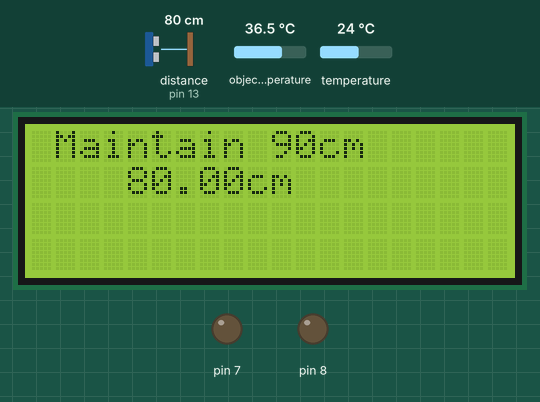
Simulated run of this sketch. Board: Arduino Uno, built with avr-gcc and run on an emulated ATmega328P. Parts: 20×4 character LCD, output pins drawn as LEDs (lit = HIGH). The test bench sets the inputs (shaded band); at power-on: distance to the obstacle (sensor on pin 13) 80 cm, object temperature 36.5 °C, temperature 24 °C.

Above: at 1.2 s.
1.3 s: distance to the obstacle (sensor on pin 13) set to 64 cm
At 2.5 s:
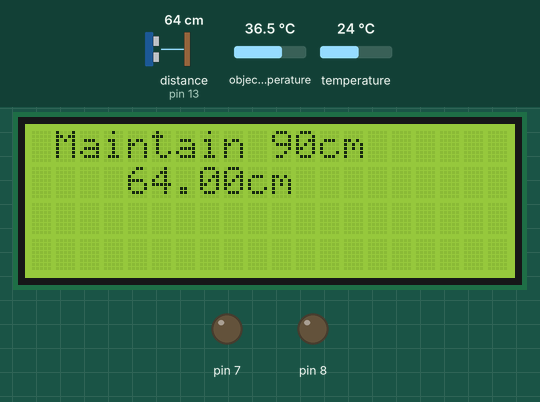
3.6 s: distance to the obstacle (sensor on pin 13) set to 54 cm
At 5.3 s:
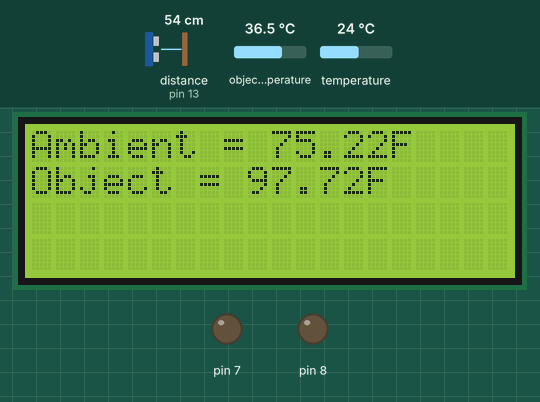
Timing chart, 0 to 6.8 s (numbered marks = the images above; inputs shaded):
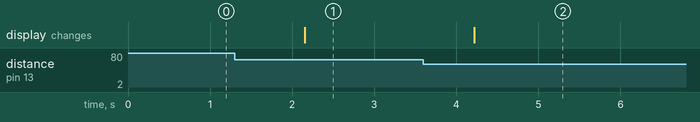

The sketch:

dist_temp.ino
```cpp
#include<UltraDistSensor.h>
#include <Wire.h>
#include <LiquidCrystal_I2C.h>
#include <Adafruit_MLX90614.h>
Adafruit_MLX90614 mlx = Adafruit_MLX90614();

LiquidCrystal_I2C lcd(0x27,20,4);

UltraDistSensor mysensor;
float reading;

void setup() {
    lcd.init();
    lcd.backlight();
    Serial.begin(9600);
    mlx.begin();
    mysensor.attach(12,13);
    pinMode(7, OUTPUT);
    pinMode(8, OUTPUT);
}

void loop()
{
    reading=mysensor.distanceInCm();
    if(reading < 60)
    {
     lcd.clear();
     lcd.setCursor(0,0);
     //lcd.print("Ambient = ");
     //lcd.print(mlx.readAmbientTempC());
     //lcd.print("*C\tObject = ");
     //lcd.print(mlx.readObjectTempC());
     //lcd.println("*C");
     lcd.print("Ambient = ");
     lcd.print(mlx.readAmbientTempF());
     lcd.print("F");
     lcd.setCursor(0,1);
     lcd.print("Object = ");
     lcd.print(mlx.readObjectTempF());
     lcd.print("F");
    }
    else
    {
     lcd.clear();
     lcd.setCursor(0,0);
     lcd.print(" Maintain 90cm");
     lcd.setCursor(4,1);
     lcd.print(reading);
     lcd.print("cm");
    }
    if(reading <= 60 && mlx.readObjectTempF() <= 98)
    {
      if(mlx.readObjectTempF() >= 87)
      {
      digitalWrite(7,LOW);
      digitalWrite(8,LOW);
      delay(10000);
      }
      else
      {
      digitalWrite(7,HIGH);
      digitalWrite(8,HIGH);
      }
    }
    delay(1000);
}
```

Measured:
- the behaviour switches between 60 and 59 cm on distance to the obstacle (sensor on pin 13) (found by bisection; images 1 and 2)
- after the input at 1.3 s, the display: changes after 0.85 s (image 1)
- after the input at 3.6 s, the display: changes after 0.62 s (image 2)
